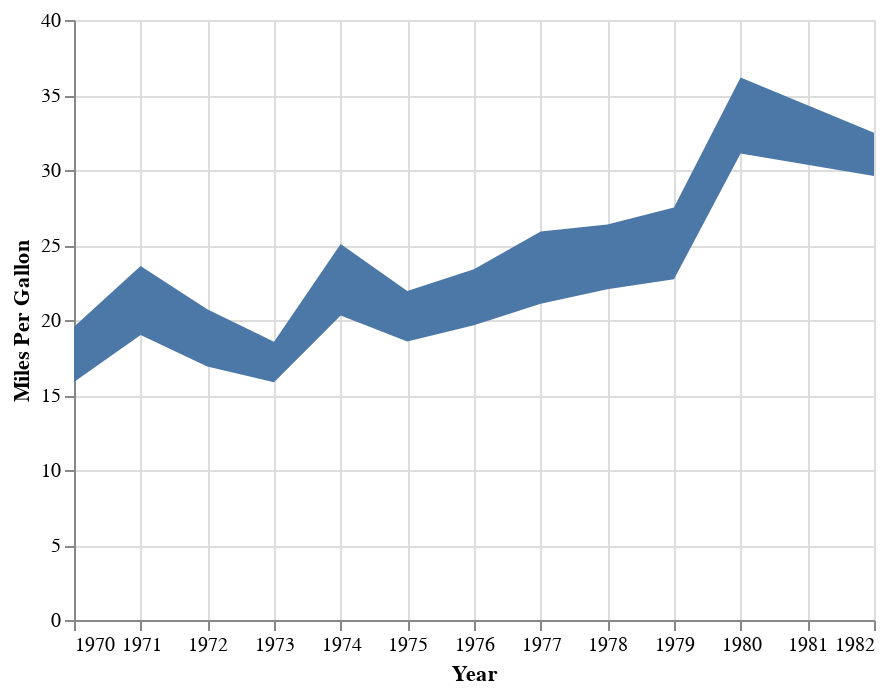

Notebook code for this chart:
### Code cell
# We can use area marks to visualize the confidence interval of the estimate of the mean.
alt.Chart(cars).mark_area().encode(
    x='Year:T',
    y=alt.Y('ci0(Miles_per_Gallon)', title='Miles Per Gallon'),
    y2='ci1(Miles_per_Gallon)'
).interactive()

### Figure 1 — Vega-Lite specification as saved in the notebook (floating-point values rounded to 4 significant figures; data arrays with more than 128 entries replaced by an {"elided": "..."} marker saying what was removed)
{"config": {"view": {"continuousWidth": 400, "continuousHeight": 300}}, "data": {"name": "data-f02450ab61490a1363517a0190416235"}, "mark": "area", "encoding": {"x": {"type": "temporal", "field": "Year"}, "y": {"type": "quantitative", "aggregate": "ci0", "field": "Miles_per_Gallon", "title": "Miles Per Gallon"}, "y2": {"aggregate": "ci1", "field": "Miles_per_Gallon"}}, "selection": {"selector002": {"type": "interval", "bind": "scales", "encodings": ["x", "y"]}}, "$schema": "https://vega.github.io/schema/vega-lite/v4.8.1.json", "datasets": {"data-f02450ab61490a1363517a0190416235": {"elided": "406 records"}}}
